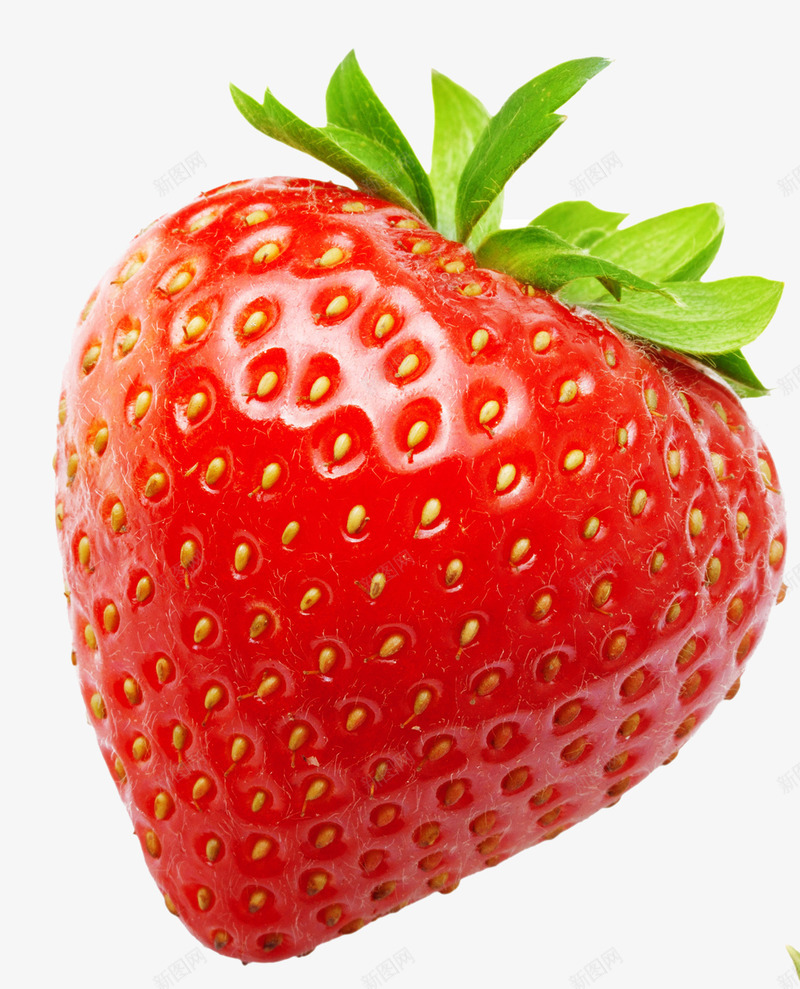
#> input picture photos/red.jpg, 800 x 989 px
$ python colortray.py
#> lines starting #> are read from the running program, lines starting #| are printed output that depends on the picture
import cv2
import numpy as np
import matplotlib.pyplot as plt

img = cv2.imread('./photos/red.jpg', 1)
#> img is the input picture: shape (989, 800, 3); mean B, G, R 129.3, 148.4, 224
gray = cv2.cvtColor(img, cv2.COLOR_BGR2GRAY)
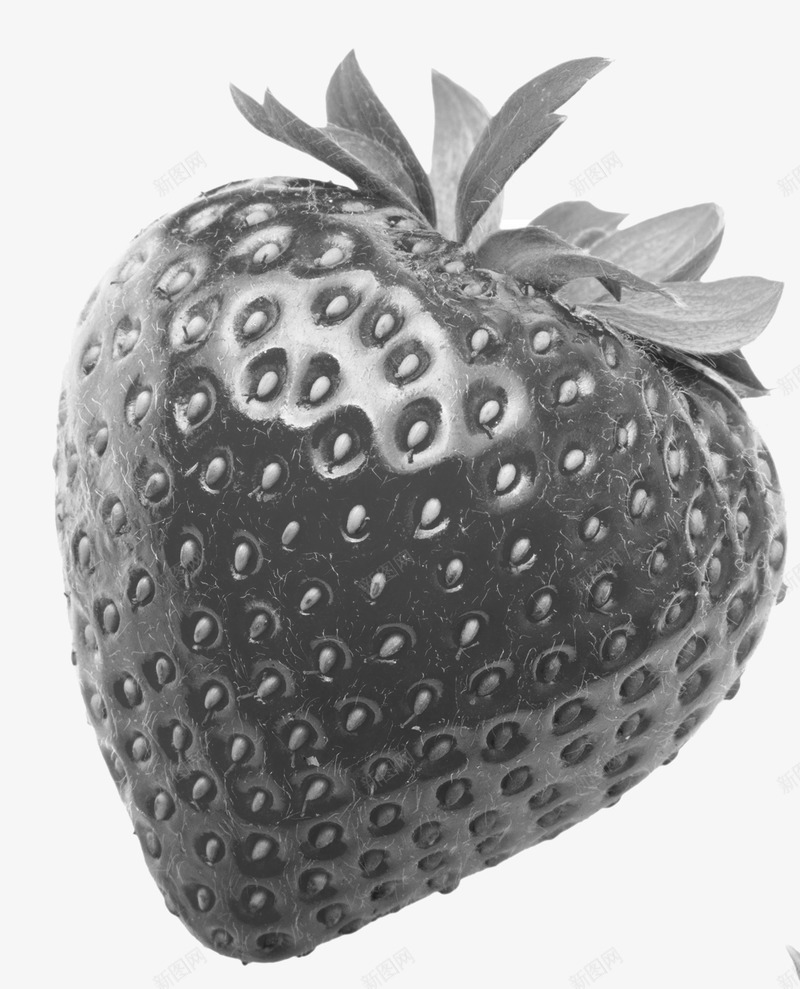
#> gray: shape (989, 800); min 26, max 255, mean 168.8
# cv2.imshow('src',gray)
dst = cv2.equalizeHist(gray)
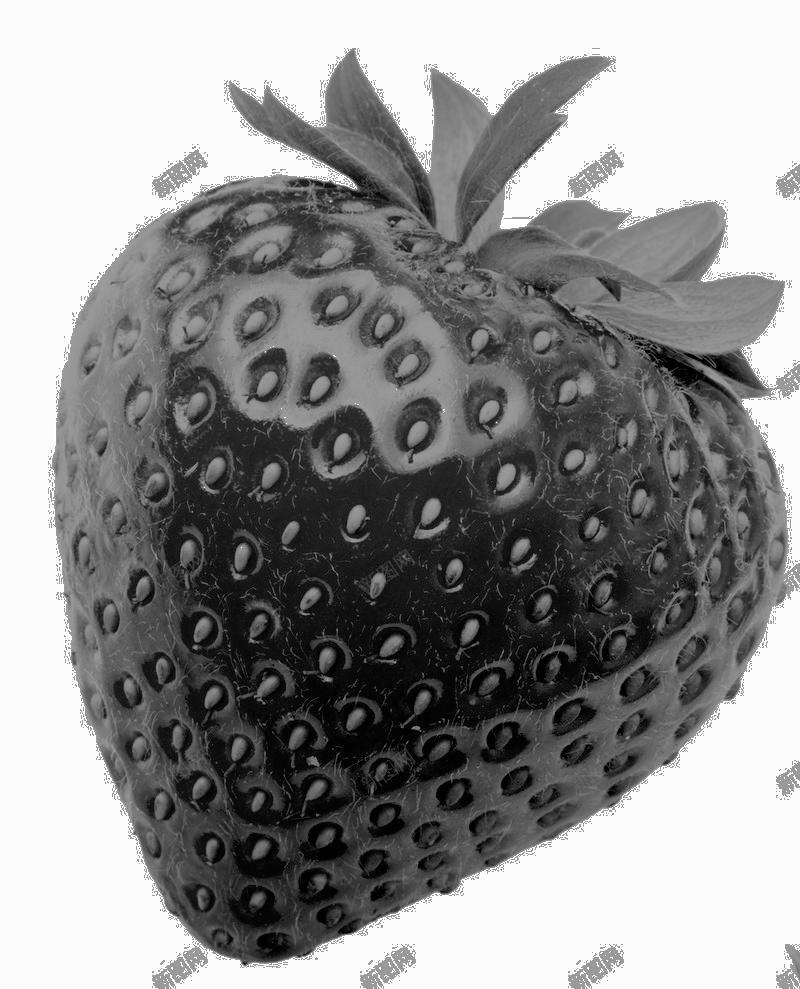
#> dst: shape (989, 800); min 0, max 255, mean 145.4
# cv2.imshow('dst',dst)
# cv2.waitKey(0)


gray = cv2.cvtColor(gray, cv2.COLOR_BGR2RGB)
#> gray: shape (989, 800, 3)
dst = cv2.cvtColor(dst, cv2.COLOR_BGR2RGB)
#> dst: shape (989, 800, 3)
# plt绘制前后两张图片显示效果
# 源图显示
plt.figure(figsize=(14, 9), dpi=100)  # 设置绘图区域的大小和像素
plt.subplot(121)  # 一行两列第一个
plt.imshow(gray)

# 灰度 直方图均衡化
plt.subplot(122)  # 一行两列第二个
plt.imshow(dst)

#plt.show()

import cv2
import numpy as np
img = cv2.imread('./photos/green.png',1)
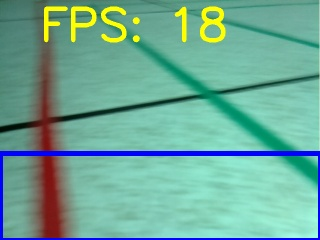
#> input picture photos/green.png, 320 x 240 px
#> img is the input picture: shape (240, 320, 3); mean B, G, R 152.1, 168.9, 110.2
imgYUV = cv2.cvtColor(img,cv2.COLOR_BGR2YCrCb)
#> imgYUV: shape (240, 320, 3); mean of channels 0, 1, 2 149.4, 100, 129.5
# cv2.imshow('src',img)
channelYUV = cv2.split(imgYUV)
#> (the run stopped early here; a loop or call above may not have finished)
